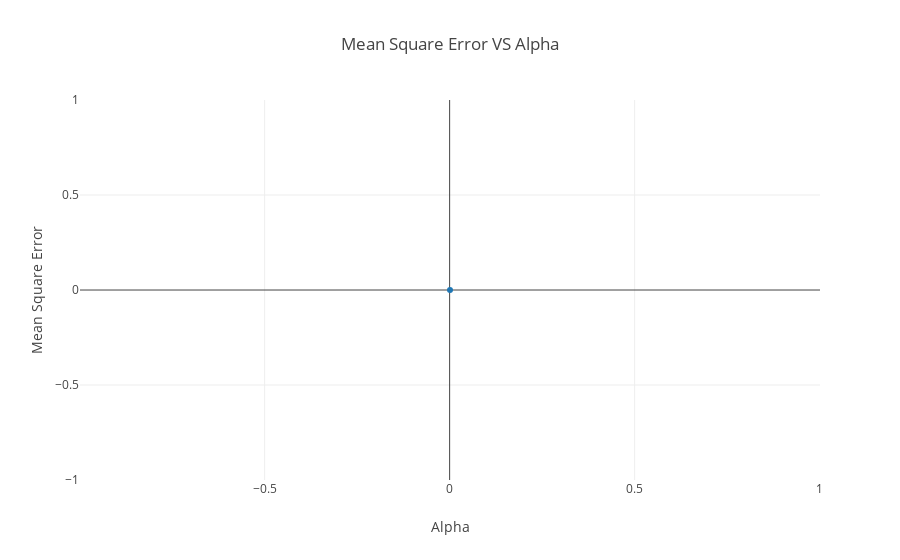

Notebook code for this chart:
### Markdown cell above
## Mean Error Vs Alpha ##

### Code cell
data = []
p = go.Scatter(x = alphas, y = mean_errors, mode = 'lines+markers', name = 'Mean Error', hoverinfo = 'name', 
               line = dict(shape = 'linear'))
data.append(p)        
layout = dict(
    title = 'Mean Square Error VS Alpha',
    xaxis = dict(
        title = 'Alpha'
    ),
    yaxis = dict(
        title = 'Mean Square Error'
    ),
    legend = dict(
        traceorder = 'reversed',
        font = dict(size = 16)
    )
)
fig = dict(data = data, layout = layout)
plot.iplot(fig, filename = 'MeanErr_vs_Alpha')

### Figure 1 — Plotly figure (JSON) as saved in the notebook; plotly's stock layout.template omitted (floating-point values rounded to 4 significant figures; data arrays with more than 128 entries replaced by an {"elided": "..."} marker saying what was removed)
{"data": [{"hoverinfo": "name", "line": {"shape": "linear"}, "mode": "lines+markers", "name": "Mean Error", "type": "scatter", "x": {"elided": "300 float values"}, "y": [0.000134]}], "layout": {"legend": {"font": {"size": 16}, "traceorder": "reversed"}, "title": "Mean Square Error VS Alpha", "xaxis": {"title": "Alpha"}, "yaxis": {"title": "Mean Square Error"}}}
